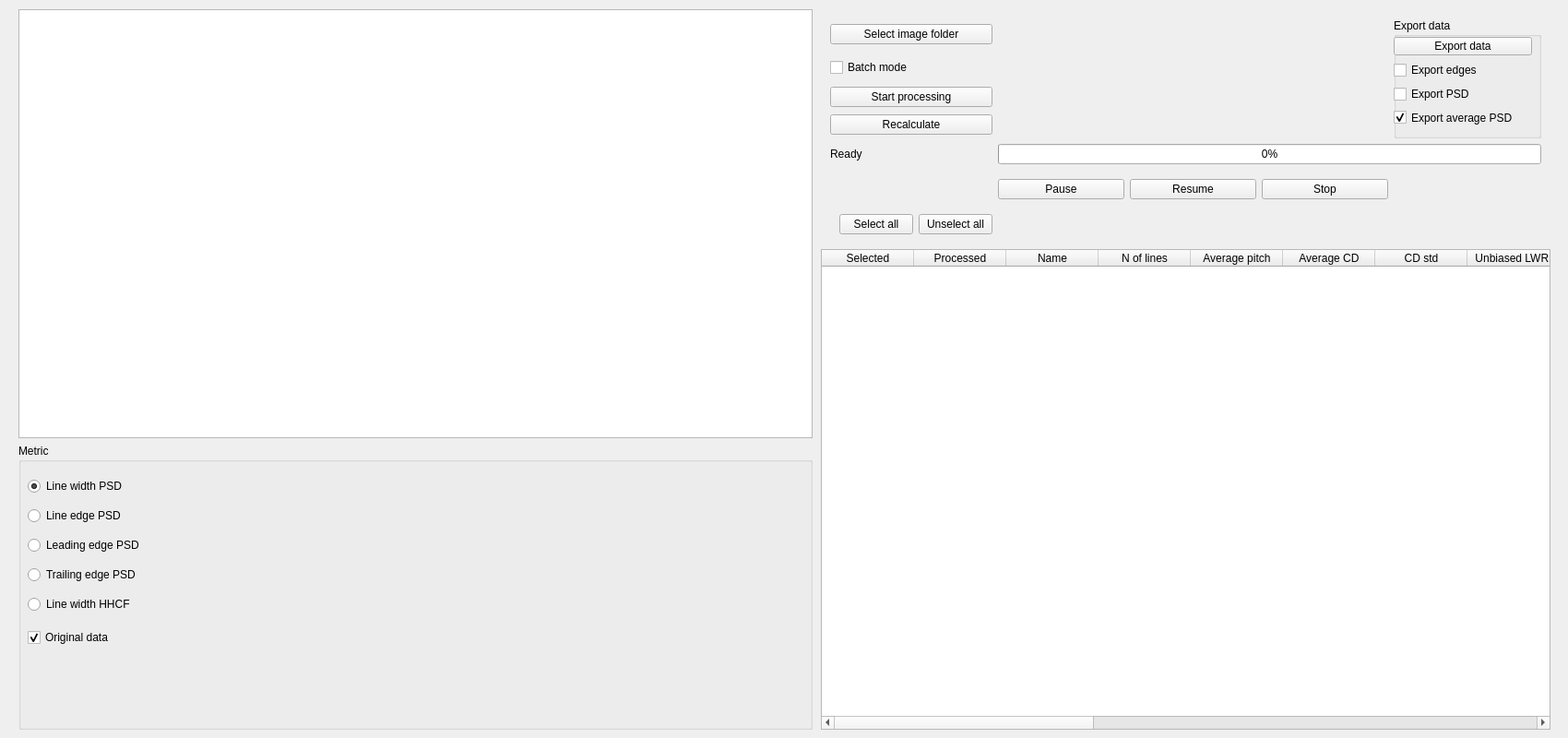
      <widget class="QWidget" name="contacts_tab">
       <attribute name="title">
        <string>Contacts </string>
       </attribute>
       <widget class="QWidget" name="layoutWidget">
        <property name="geometry">
         <rect>
          <x>880</x>
          <y>10</y>
          <width>811</width>
          <height>781</height>
         </rect>
        </property>
        <layout class="QVBoxLayout" name="verticalLayout_16">
         <property name="leftMargin">
          <number>10</number>
         </property>
         <property name="rightMargin">
          <number>10</number>
         </property>
         <item>
          <layout class="QGridLayout" name="gridLayout_9">
           <property name="leftMargin">
            <number>10</number>
           </property>
           <property name="topMargin">
            <number>10</number>
           </property>
           <property name="rightMargin">
            <number>10</number>
           </property>
           <property name="bottomMargin">
            <number>10</number>
           </property>
           <item row="4" column="1">
            <layout class="QHBoxLayout" name="horizontalLayout_8">
             <property name="topMargin">
              <number>10</number>
             </property>
             <item>
              <widget class="QPushButton" name="pushButton_10">
               <property name="text">
                <string>Pause</string>
               </property>
              </widget>
             </item>
             <item>
              <widget class="QPushButton" name="pushButton_11">
               <property name="text">
                <string>Resume</string>
               </property>
              </widget>
             </item>
             <item>
              <widget class="QPushButton" name="pushButton_12">
               <property name="text">
                <string>Stop</string>
               </property>
              </widget>
             </item>
            </layout>
           </item>
           <item row="6" column="0">
            <layout class="QHBoxLayout" name="horizontalLayout_9">
             <property name="leftMargin">
              <number>10</number>
             </property>
             <property name="topMargin">
              <number>10</number>
             </property>
             <item>
              <widget class="QPushButton" name="pushButton_selectAll_2">
               <property name="text">
                <string>Select all</string>
               </property>
              </widget>
             </item>
             <item>
              <widget class="QPushButton" name="pushButton_selectNone_2">
               <property name="text">
                <string>Unselect all</string>
               </property>
              </widget>
             </item>
            </layout>
           </item>
           <item row="1" column="0">
            <widget class="QCheckBox" name="checkBox_5">
             <property name="text">
              <string>Batch mode</string>
             </property>
            </widget>
           </item>
           <item row="3" column="0">
            <widget class="QLabel" name="status_label_2">
             <property name="text">
              <string>Ready</string>
             </property>
            </widget>
           </item>
           <item row="2" column="1">
            <spacer name="horizontalSpacer_3">
             <property name="orientation">
              <enum>Qt::Horizontal</enum>
             </property>
             <property name="sizeHint" stdset="0">
              <size>
               <width>40</width>
               <height>20</height>
              </size>
             </property>
            </spacer>
           </item>
           <item row="0" column="0">
            <widget class="QPushButton" name="pushButton_ImageFolder_contacts">
             <property name="text">
              <string>Select image folder</string>
             </property>
            </widget>
           </item>
           <item row="3" column="1" colspan="2">
            <widget class="QProgressBar" name="image_progressBar_2">
             <property name="value">
              <number>0</number>
             </property>
            </widget>
           </item>
           <item row="0" column="2" rowspan="3">
            <widget class="QGroupBox" name="groupBox_10">
             <property name="minimumSize">
              <size>
               <width>160</width>
               <height>130</height>
              </size>
             </property>
             <property name="title">
              <string>Export data</string>
             </property>
             <widget class="QWidget" name="verticalLayoutWidget_6">
              <property name="geometry">
               <rect>
                <x>0</x>
                <y>20</y>
                <width>150</width>
                <height>97</height>
               </rect>
              </property>
              <layout class="QVBoxLayout" name="verticalLayout_17">
               <item>
                <widget class="QPushButton" name="export_data_2">
                 <property name="text">
                  <string>Export data</string>
                 </property>
                </widget>
               </item>
               <item>
                <widget class="QCheckBox" name="export_edges_CheckBox_2">
                 <property name="text">
                  <string>Export edges</string>
                 </property>
                </widget>
               </item>
               <item>
                <widget class="QCheckBox" name="export_PSD_CheckBox_2">
                 <property name="text">
                  <string>Export PSD</string>
                 </property>
                </widget>
               </item>
               <item>
                <widget class="QCheckBox" name="export_averagePSD_CheckBox_2">
                 <property name="text">
                  <string>Export average PSD</string>
                 </property>
                 <property name="checked">
                  <bool>true</bool>
                 </property>
                </widget>
               </item>
              </layout>
             </widget>
            </widget>
           </item>
           <item row="2" column="0">
            <layout class="QVBoxLayout" name="verticalLayout_20">
             <item>
              <widget class="QPushButton" name="process_lines_button_2">
               <property name="text">
                <string>Start processing</string>
               </property>
              </widget>
             </item>
             <item>
              <widget class="QPushButton" name="recalculate_metrics_button_2">
               <property name="text">
                <string>Recalculate</string>
               </property>
              </widget>
             </item>
            </layout>
           </item>
          </layout>
         </item>
         <item>
          <widget class="QTableWidget" name="linesTable_2">
           <property name="alternatingRowColors">
            <bool>true</bool>
           </property>
           <property name="rowCount">
            <number>0</number>
           </property>
           <property name="columnCount">
            <number>19</number>
           </property>
           <column>
            <property name="text">
             <string>Selected</string>
            </property>
           </column>
           <column>
            <property name="text">
             <string>Processed</string>
            </property>
           </column>
           <column>
            <property name="text">
             <string>Name</string>
            </property>
           </column>
           <column>
            <property name="text">
             <string>N of lines</string>
            </property>
           </column>
           <column>
            <property name="text">
             <string>Average pitch</string>
            </property>
           </column>
           <column>
            <property name="text">
             <string>Average CD</string>
            </property>
           </column>
           <column>
            <property name="text">
             <string>CD std</string>
            </property>
           </column>
           <column>
            <property name="text">
             <string>Unbiased LWR </string>
            </property>
           </column>
           <column>
            <property name="text">
             <string>Unbiased LWR fit</string>
            </property>
           </column>
           <column/>
           <column/>
           <column/>
           <column/>
           <column/>
           <column/>
           <column/>
           <column/>
           <column/>
           <column/>
          </widget>
         </item>
        </layout>
       </widget>
       <widget class="QWidget" name="layoutWidget_2">
        <property name="geometry">
         <rect>
          <x>20</x>
          <y>10</y>
          <width>861</width>
          <height>781</height>
         </rect>
        </property>
        <layout class="QVBoxLayout" name="verticalLayout_18">
         <item>
          <widget class="PlotWidget" name="line_image_view_2">
           <property name="minimumSize">
            <size>
             <width>760</width>
             <height>0</height>
            </size>
           </property>
          </widget>
         </item>
         <item>
          <layout class="QHBoxLayout" name="horizontalLayout_11">
           <item>
            <layout class="QVBoxLayout" name="verticalLayout_21" stretch="0">
             <property name="spacing">
              <number>-1</number>
             </property>
             <property name="leftMargin">
              <number>0</number>
             </property>
             <property name="topMargin">
              <number>0</number>
             </property>
             <property name="rightMargin">
              <number>0</number>
             </property>
             <property name="bottomMargin">
              <number>0</number>
             </property>
             <item>
              <widget class="QGroupBox" name="metric_selection_2">
               <property name="sizePolicy">
                <sizepolicy hsizetype="Preferred" vsizetype="Preferred">
                 <horstretch>0</horstretch>
                 <verstretch>0</verstretch>
                </sizepolicy>
               </property>
               <property name="minimumSize">
                <size>
                 <width>170</width>
                 <height>310</height>
                </size>
               </property>
               <property name="title">
                <string>Metric</string>
               </property>
               <property name="checkable">
                <bool>false</bool>
               </property>
               <widget class="QWidget" name="verticalLayoutWidget_4">
                <property name="geometry">
                 <rect>
                  <x>10</x>
                  <y>30</y>
                  <width>153</width>
                  <height>161</height>
                 </rect>
                </property>
                <layout class="QVBoxLayout" name="verticalLayout_22">
                 <item>
                  <widget class="QRadioButton" name="LineWidthPSD_2">
                   <property name="text">
                    <string>Line width PSD</string>
                   </property>
                   <property name="checked">
                    <bool>true</bool>
                   </property>
                  </widget>
                 </item>
                 <item>
                  <widget class="QRadioButton" name="LineEdgePSD_2">
                   <property name="text">
                    <string>Line edge PSD</string>
                   </property>
                  </widget>
                 </item>
                 <item>
                  <widget class="QRadioButton" name="LeadingEdgePSD_2">
                   <property name="text">
                    <string>Leading edge PSD</string>
                   </property>
                  </widget>
                 </item>
                 <item>
                  <widget class="QRadioButton" name="TrailingEdgePSD_2">
                   <property name="text">
                    <string>Trailing edge PSD</string>
                   </property>
                  </widget>
                 </item>
                 <item>
                  <widget class="QRadioButton" name="LineWidthHHCF_2">
                   <property name="text">
                    <string>Line width HHCF</string>
                   </property>
                  </widget>
                 </item>
                </layout>
               </widget>
               <widget class="QCheckBox" name="metric_original_data_2">
                <property name="geometry">
                 <rect>
                  <x>10</x>
                  <y>200</y>
                  <width>391</width>
                  <height>20</height>
                 </rect>
                </property>
                <property name="text">
                 <string>Original data</string>
                </property>
                <property name="checked">
                 <bool>true</bool>
                </property>
               </widget>
              </widget>
             </item>
            </layout>
           </item>
          </layout>
         </item>
        </layout>
       </widget>
      </widget>
